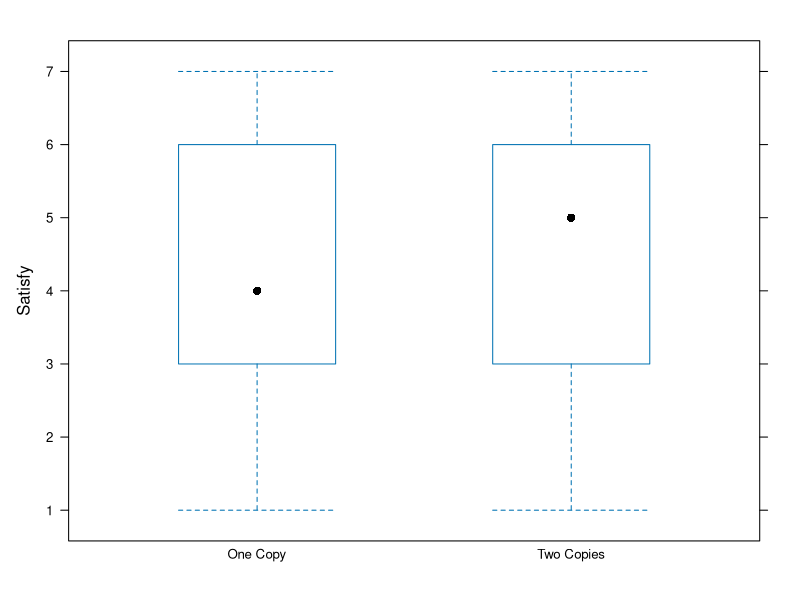
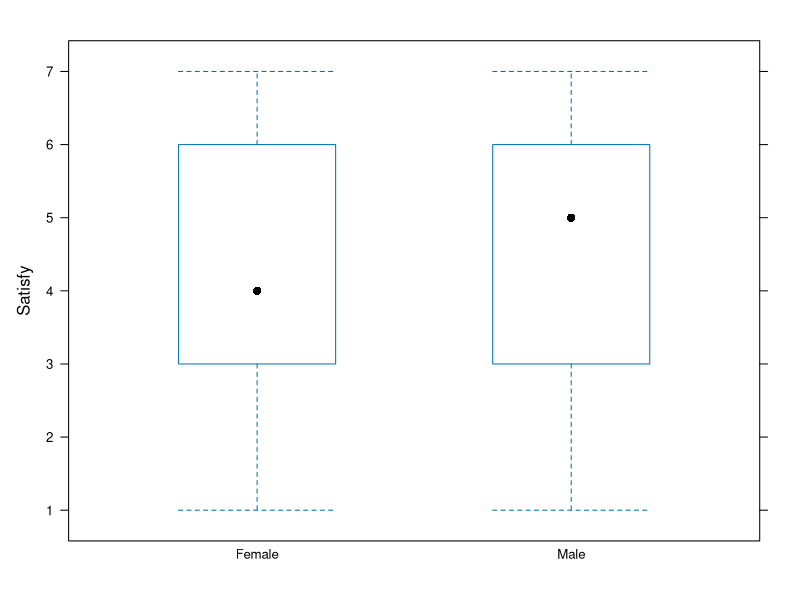

R code for these plots, in order:
# Set Working Directory
setwd("Users/Giuseppe/Google Drive/Uni/GMiM/Fudan University/Term 2/Marketing Analytics/Assignments/Individual/2")
seg.df <- read.csv("Data_Magazine.csv")

# Preliminary data exploration
summary(seg.df)

# Import Lattice package for visualization
library(lattice)
bwplot(Satisfy ~ Copies, data=seg.df)
# Run independent t-test on "Copies"
t.test(Satisfy ~ Copies, data=seg.df)

# Import Lattice package for visualization
library(lattice)
bwplot(Satisfy ~ Gender, data=seg.df)
# Run independent t-test on "Gender"
t.test(Satisfy ~ Gender, data=seg.df)

# ANOVA for the two variables
anova(aov(Satisfy ~ Gender + Copies, data=seg.df))
# ANOVA for the two variables + interaction
anova(aov(Satisfy ~ Gender + Copies + Gender:Copies, data=seg.df))

# Import data set
swi.df <- read.csv("Data_Switching.csv")
# Table of proportions
with(swi.df, prop.table(table(Switch_From,Switch_To), margin=1))
